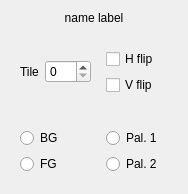
<?xml version="1.0" encoding="UTF-8"?>
<ui version="4.0">
 <class>SubtileEditorWidget</class>
 <widget class="QWidget" name="SubtileEditorWidget">
  <property name="geometry">
   <rect>
    <x>0</x>
    <y>0</y>
    <width>165</width>
    <height>148</height>
   </rect>
  </property>
  <property name="windowTitle">
   <string>Form</string>
  </property>
  <layout class="QVBoxLayout" name="verticalLayout_3">
   <item>
    <widget class="QLabel" name="nameLabel">
     <property name="sizePolicy">
      <sizepolicy hsizetype="Preferred" vsizetype="Maximum">
       <horstretch>0</horstretch>
       <verstretch>0</verstretch>
      </sizepolicy>
     </property>
     <property name="text">
      <string>name label</string>
     </property>
     <property name="alignment">
      <set>Qt::AlignCenter</set>
     </property>
    </widget>
   </item>
   <item>
    <widget class="QWidget" name="widget_8" native="true">
     <property name="sizePolicy">
      <sizepolicy hsizetype="Preferred" vsizetype="Maximum">
       <horstretch>0</horstretch>
       <verstretch>0</verstretch>
      </sizepolicy>
     </property>
     <layout class="QHBoxLayout" name="horizontalLayout_3">
      <item>
       <widget class="QLabel" name="label_8">
        <property name="sizePolicy">
         <sizepolicy hsizetype="Maximum" vsizetype="Maximum">
          <horstretch>0</horstretch>
          <verstretch>0</verstretch>
         </sizepolicy>
        </property>
        <property name="text">
         <string>Tile</string>
        </property>
       </widget>
      </item>
      <item>
       <widget class="QSpinBox" name="ulTileBox">
        <property name="maximum">
         <number>511</number>
        </property>
       </widget>
      </item>
      <item>
       <widget class="QWidget" name="flipWidget" native="true">
        <layout class="QVBoxLayout" name="verticalLayout_4">
         <item>
          <widget class="QCheckBox" name="ulHFlipBox">
           <property name="text">
            <string>H flip</string>
           </property>
          </widget>
         </item>
         <item>
          <widget class="QCheckBox" name="ulVFlipBox">
           <property name="text">
            <string>V flip</string>
           </property>
          </widget>
         </item>
        </layout>
       </widget>
      </item>
     </layout>
    </widget>
   </item>
   <item>
    <layout class="QHBoxLayout" name="horizontalLayout">
     <item>
      <widget class="QWidget" name="priorityWidget" native="true">
       <property name="sizePolicy">
        <sizepolicy hsizetype="Preferred" vsizetype="Preferred">
         <horstretch>0</horstretch>
         <verstretch>0</verstretch>
        </sizepolicy>
       </property>
       <layout class="QVBoxLayout" name="verticalLayout">
        <item>
         <widget class="QRadioButton" name="ulBGButton">
          <property name="text">
           <string>BG</string>
          </property>
         </widget>
        </item>
        <item>
         <widget class="QRadioButton" name="ulFGButton">
          <property name="text">
           <string>FG</string>
          </property>
         </widget>
        </item>
       </layout>
      </widget>
     </item>
     <item>
      <widget class="QWidget" name="paletteWidget" native="true">
       <property name="sizePolicy">
        <sizepolicy hsizetype="Preferred" vsizetype="Preferred">
         <horstretch>0</horstretch>
         <verstretch>0</verstretch>
        </sizepolicy>
       </property>
       <layout class="QVBoxLayout" name="verticalLayout_2">
        <item>
         <widget class="QRadioButton" name="ulPal1Button">
          <property name="text">
           <string>Pal. 1</string>
          </property>
         </widget>
        </item>
        <item>
         <widget class="QRadioButton" name="ulPal2Button">
          <property name="text">
           <string>Pal. 2</string>
          </property>
         </widget>
        </item>
       </layout>
      </widget>
     </item>
    </layout>
   </item>
  </layout>
 </widget>
 <resources/>
 <connections/>
</ui>
